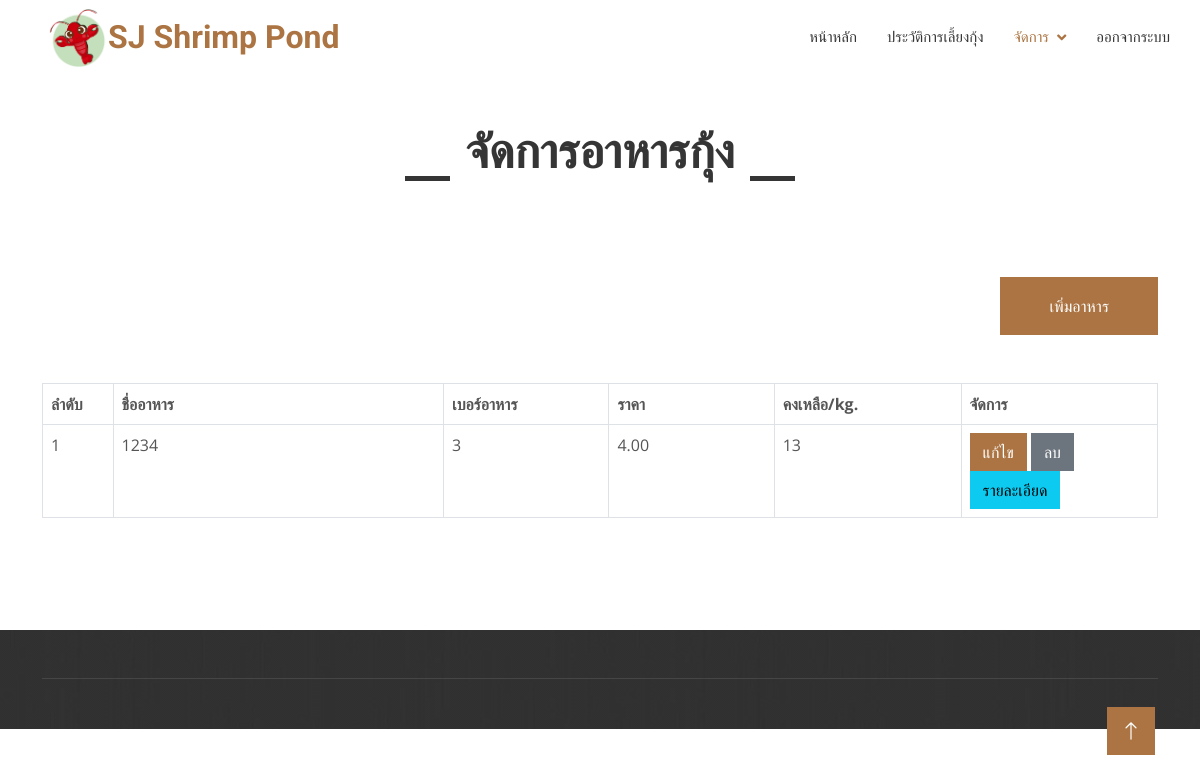
/foodtype.php (signed in), run on the app's committed database.
### tables this page shows
CREATE TABLE `shr_foodtype` (
  `FT_ID` int(11) NOT NULL,
  `FT_NAME` varchar(100) NOT NULL,
  `FT_PRICE` decimal(5,2) DEFAULT NULL,
  `FT_STATUS` varchar(2) DEFAULT NULL,
  `FT_STAMP` timestamp NOT NULL DEFAULT current_timestamp() ON UPDATE current_timestamp(),
  `FT_NUMBER` int(11) DEFAULT NULL
);

### config/connectdb.php (called while the page is built, shortened)
<?php
class Database
{
    private static $link = null;
    private static function getLink()
    {
        if (self::$link) {
            return self::$link;
        }
        self::$link = new PDO("mysql:host=" . DB_HOST . ";dbname=" . DB_NAME . ";charset=utf8", DB_USERNAME, DB_PASSWORD);
        self::$link->setAttribute(PDO::ATTR_ERRMODE, PDO::ERRMODE_EXCEPTION);
        return self::$link;
    }
    public static function __callStatic($name, $args)
    {
        $callback = array(self::getLink(), $name);
        return call_user_func_array($callback, $args);
    }
}
?>

### foodtype.php (the view, shortened to what this page needs)
<!DOCTYPE html>
<html lang="en">
<head>
    <?php include("inc/head.php") ?>
</head>
<body>
    <?php include("inc/header.php") ?>
    <div class="container-xxl py-5">
        <div class="container">
            <div class="section-title text-center">
                <h1 class="display-5 mb-0">จัดการอาหารกุ้ง</h1>
            </div>
        </div>
    </div>
    <div class="container-xxl py-5">
        <div class="container">
            <div class="row g-4">
                <div class="col-12">
                    <div class="row">
                        <div class="col"></div>
                        <div class="col d-flex justify-content-end">
                            <a href="javascript:;" data-bs-toggle="modal" data-bs-target="#modalAdd" class="btn btn-primary py-3 px-5 mb-4">เพิ่มอาหาร</a>
                        </div>
                    </div>
                </div>
                <div class="col-sm-12">
                    <table id="mainMList" class=" table table-bordered" style="width: 100%; ">
                        <thead>
                            <tr>
                                <th style="width: 1%;">ลำดับ</th>
                                <th style="width: 10%;">ชื่ออาหาร</th>
                                <th style="width: 5%;">เบอร์อาหาร</th>
                                <th style="width: 5%;">ราคา</th>
                                <th style="width: 5%;">คงเหลือ/kg.</th>
                                <th style="width: 5%;">จัดการ</th>
                            </tr>
                        </thead>
                        <tbody>
                            <?php foreach (Database::query("SELECT * FROM `shr_foodtype` WHERE FT_STATUS IS NULL", PDO::FETCH_OBJ) as $key => $item) : ?>
                                <tr>
                                    <td>
                                        <?php echo $key + 1; ?>
                                    </td>
                                    <td>
                                        <?php echo $item->FT_NAME; ?>
                                    </td>
                                    <td>
                                        <?php echo $item->FT_NUMBER ?>
                                    </td>
                                    <td>
                                        <?php echo $item->FT_PRICE; ?>
                                    </td>
                                    <td>
                                        <?php
                                        echo (int) Database::query("SELECT  SUM(FTT_ITEM) AS SUM  FROM `shr_foodtypetran` WHERE FTT_TYPE = '1' AND FT_ID ='$item->FT_ID'", PDO::FETCH_OBJ)->fetch(PDO::FETCH_OBJ)->SUM - (int) Database::query("SELECT SUM(FTT_ITEM) AS SUM FROM `shr_foodtypetran` WHERE  FTT_TYPE = '0' AND FT_ID ='$item->FT_ID'", PDO::FETCH_OBJ)->fetch(PDO::FETCH_OBJ)->SUM
                                        ?>
                                    </td>
                                    <td>
                                        <button type="button" class="btn btn-primary" data-bs-toggle="modal" data-bs-target="#modalEdit-<?php echo $item->FT_ID; ?>"> แก้ไข </button>
                                        <button type="button" class="btn btn-secondary" onclick="deleteBtn('<?php echo $item->FT_ID; ?>')"> ลบ </button>
                                        <a class="btn btn-info" href="foodtypetran.php?FT_ID=<?php echo $item->FT_ID; ?>">รายละเอียด</a>
                                    </td>
                                </tr>
                            <?php endforeach; ?>
                        </tbody>
                    </table>
                </div>
            </div>
        </div>
    </div>
    <?php include("inc/footer.php") ?>
</body>
</html>

### css/style.css (style rules this page uses)
:root { --primary: #AB7442; --light: #F5F5F5; --dark: #353535; }
.btn { font-weight: 500; transition: .5s; }
.btn.btn-primary, .btn.btn-secondary { color: #FFFFFF; }
.section-title h1 { position: relative; display: inline-block; padding: 0 60px; }
.section-title h1::before, .section-title h1::after { position: absolute; content: ""; width: 45px; height: 5px; bottom: 0; background: var(--dark); }
.section-title h1::before { left: 0; }
.section-title h1::after { right: 0; }

### data on the page
shr_foodtype: FT_NAME "1234", FT_NUMBER "3", FT_PRICE "4.00", SUM "13"
